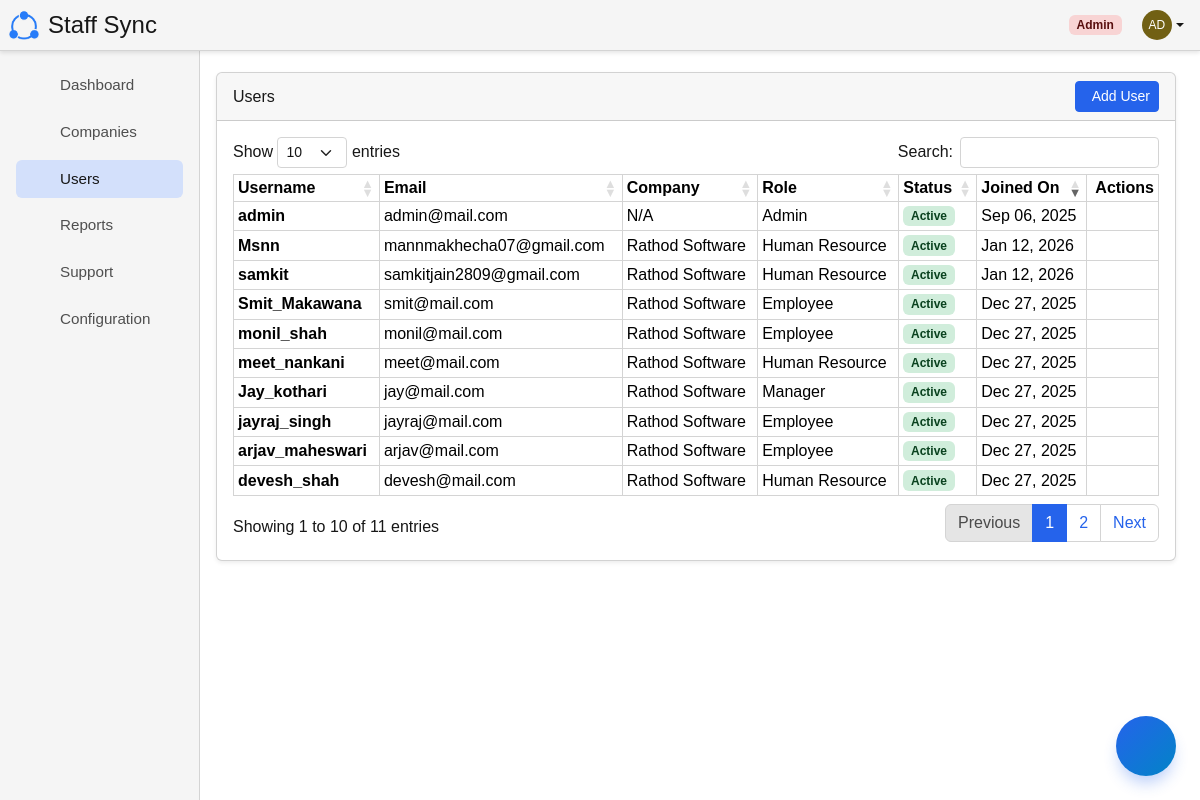
/admin/user_management.php (signed in), run on the app's committed database.
### tables this page shows
CREATE TABLE `users` (
  `id` int(11) NOT NULL,
  `company_id` int(11) DEFAULT NULL,
  `role_id` int(11) NOT NULL,
  `username` varchar(50) NOT NULL,
  `email` varchar(100) NOT NULL,
  `password` varchar(255) NOT NULL,
  `status` enum('active','inactive') DEFAULT 'active',
  `reset_token_hash` varchar(64) DEFAULT NULL,
  `reset_token_expires_at` datetime DEFAULT NULL,
  `created_at` timestamp NOT NULL DEFAULT current_timestamp()
);

CREATE TABLE `companies` (
  `id` int(11) NOT NULL,
  `name` varchar(100) NOT NULL,
  `address` varchar(255) DEFAULT NULL,
  `email` varchar(100) DEFAULT NULL,
  `phone` varchar(20) DEFAULT NULL,
  `created_at` timestamp NOT NULL DEFAULT current_timestamp()
);

CREATE TABLE `roles` (
  `id` int(11) NOT NULL,
  `name` varchar(50) NOT NULL,
  `description` varchar(255) DEFAULT NULL
);

### includes/functions.php (called while the page is built, shortened)
<?php
function isLoggedIn()
{
    return isset($_SESSION['user_id']);
}
function query(mysqli $mysqli, string $sql, array $params = []): array
{
    try {
        $stmt = $mysqli->prepare($sql);
        $stmt->execute();
        $query_type = strtoupper(substr(trim($sql), 0, 6));
        if ($query_type === 'SELECT') {
            $result = $stmt->get_result();
            $data = $result->fetch_all(MYSQLI_ASSOC);
            return ['success' => true, 'data' => $data];
        } elseif ($query_type === 'INSERT') {
            return ['success' => true, 'insert_id' => $stmt->insert_id];
        } else {
            return ['success' => true, 'affected_rows' => $stmt->affected_rows];
        }
    } catch (Exception $e) {
        error_log('Database Error: ' . $e->getMessage());
        return ['success' => false, 'error' => 'A database error occurred. Please try again later.'];
    } finally {
        if (isset($stmt)) {
            $stmt->close();
        }
    }
}
?>

### admin/user_management.php (the view, shortened to what this page needs)
<?php
require_once '../config/db.php';
require_once '../includes/functions.php';
$users_result = query($mysqli, "
    SELECT u.*, c.name as company_name, r.name as role_name
    FROM users u
    LEFT JOIN companies c ON u.company_id = c.id
    LEFT JOIN roles r ON u.role_id = r.id
    ORDER BY u.created_at DESC
");
$users = $users_result['success'] ? $users_result['data'] : [];
require_once '../components/layout/header.php';
?>
<div class="d-flex">
    <?php require_once '../components/layout/sidebar.php'; ?>
    <div class="p-3 p-md-4" style="flex: 1;">
        <div class="card shadow-sm">
            <div class="card-header d-flex justify-content-between align-items-center">
                <h6 class="m-0 font-weight-bold">Users</h6>
                <button class="btn btn-primary btn-sm" data-bs-toggle="modal" data-bs-target="#userModal"
                    onclick="prepareAddModal()">
                    <i class="ti ti-plus me-2"></i>Add User
                </button>
            </div>
            <div class="card-body">
                <div class="table-responsive overflow-auto" style="max-height: 60vh;">
                    <table class="table table-hover table-sm align-middle table-bordered" id="usersTable">
                        <thead class="">
                            <tr>
                                <th>Username</th>
                                <th class="d-none d-md-table-cell">Email</th>
                                <th class="d-none d-lg-table-cell">Company</th>
                                <th class="d-none d-lg-table-cell">Role</th>
                                <th>Status</th>
                                <th class="d-none d-xl-table-cell">Joined On</th>
                                <th class="text-end">Actions</th>
                            </tr>
                        </thead>
                        <tbody>
                            <?php foreach ($users as $user): ?>
                                <tr id="user-row-<?= $user['id']; ?>">
                                    <td><strong><?= htmlspecialchars($user['username']); ?></strong></td>
                                    <td class="d-none d-md-table-cell"><?= htmlspecialchars($user['email']); ?></td>
                                    <td class="d-none d-lg-table-cell">
                                        <?= htmlspecialchars($user['company_name'] ?? 'N/A'); ?>
                                    </td>
                                    <td class="d-none d-lg-table-cell"><?= htmlspecialchars($user['role_name']); ?></td>
                                    <td>
                                        <span
                                            class="badge bg-<?= $user['status'] === 'active' ? 'success-subtle text-success-emphasis' : 'danger-subtle text-danger-emphasis'; ?>">
                                            <?= ucfirst($user['status']); ?>
                                        </span>
                                    </td>
                                    <td class="d-none d-xl-table-cell">
                                        <?= date('M d, Y', strtotime($user['created_at'])); ?>
                                    </td>
                                    <td>
                                        <div class="action-dropdown text-end" data-user='<?= json_encode($user); ?>'>
                                        </div>
                                    </td>
                                </tr>
                            <?php endforeach; ?>
                        </tbody>
                    </table>
                </div>
            </div>
        </div>
    </div>
</div>
<?php require_once '../components/layout/footer.php'; ?>

### components/layout/header.php (shortened to what this page needs)
<?php
require_once '../config/db.php';
require_once '../includes/functions.php';
$role_id = $_SESSION['role_id'] ?? 0;
$role_names = [
    1 => 'Admin',
    2 => 'Company Owner',
    3 => 'HR',
    4 => 'Employee',
    5 => 'Candidate',
    6 => 'Manager'
];
$role_colors = [
    1 => 'danger',
    2 => 'primary',
    3 => 'success',
    4 => 'info',
    5 => 'secondary',
    6 => 'warning'
];
$role_name = $role_names[$role_id] ?? 'Unknown';
$role_color = $role_colors[$role_id] ?? 'secondary';
?>
<html lang="en" data-bs-theme="light">
    <head>
        <link rel="stylesheet" href="https://cdn.jsdelivr.net/npm/@tabler/icons-webfont@latest/tabler-icons.min.css">
        <link rel="stylesheet" href="/hrms/assets/css/bootstrap.css?v=1.0">
        <link rel="stylesheet" href="/hrms/assets/css/datatable.css?v=1.1">
        <link rel="stylesheet" href="/hrms/assets/css/datatable_bootstrap_responsive.css?v=1.1">
        <link rel="stylesheet" href="/hrms/assets/css/custom.css?v=1.0">
        <link rel="stylesheet" href="/hrms/assets/css/skeleton.css?v=2.0">
    </head>
    <body class="bg-body">
        <?php if (isLoggedIn()): ?>
            <div
                class="hrms-header p-1 d-flex justify-content-between align-items-center border-bottom position-fixed top-0 start-0 w-100 bg-body-tertiary">
                <div class="wrapper d-flex align-items-center justify-content-start">
                    <div class="logo">
                        <a href="index.php" class="navbar-brand d-flex align-items-center text-decoration-none">
                            <img src="/hrms/assets/img/SS.png" alt="" height="40"
                                class="d-inline-block align-text-top pe-1">
                            <h2 class="m-0 d-none d-md-block h4 fw-medium">Staff Sync</h2>
                        </a>
                    </div>
                </div>
                <div class="wrapper d-flex align-items-center justify-content-end gap-3">
                    <div class="wrapper-of-btn d-flex align-items-center justify-content-end gap-0">
                        <div class="notifications position-relative">
                            <div class="dropdown">
                                <button class="btn dropdown-toggle position-relative action border-0" type="button"
                                    id="notificationButton" data-bs-toggle="dropdown" aria-expanded="false">
                                </button>
                            </div>
                        </div>
                        <button class="btn fs-5 border-0" id="toggleThemeBtn" aria-label="Toggle theme">
                        </button>
                    </div>
                    <div class="user-menu d-flex align-items-center gap-2">
                        <span
                            class="badge bg-<?= $role_color ?>-subtle text-<?= $role_color ?>-emphasis px-2 py-1 d-none d-sm-inline-block">
                            <?= htmlspecialchars($role_name) ?>
                        </span>
                        <div class="dropdown">
                            <button class="btn dropdown-toggle d-flex justify-content-between align-items-center border-0"
                                type="button" id="userMenuButton" data-bs-toggle="dropdown" aria-expanded="false">
                                <div class="avatar"></div>
                            </button>
                        </div>
                    </div>
                </div>
            </div>
        <?php endif; ?>

### components/layout/sidebar.php (shortened to what this page needs)
<?php
$current_page = $_SERVER['PHP_SELF'] ?? '';
switch ($_SESSION['role_id']) {
  case 1:
    $navigation_menu = [
      'dashboard' => [
        'title' => 'Dashboard',
        'icon' => 'ti ti-dashboard',
        'url' => '/hrms/admin/index.php',
        'permission' => null,
        'submenu' => []
      ],
      'Companies' => [
        'title' => 'Companies',
        'icon' => 'ti ti-building',
        'url' => '/hrms/admin/companies.php',
        'permission' => null,
        'submenu' => []
      ],
      'Users' => [
        'title' => 'Users',
        'icon' => 'ti ti-users',
        'url' => '/hrms/admin/user_management.php',
        'permission' => null,
        'submenu' => []
      ],
      'Reports/Analytics' => [
        'title' => 'Reports',
        'icon' => 'ti ti-chart-bar',
        'url' => '/hrms/admin/reports.php',
        'permission' => null,
        'submenu' => []
      ],
      'Support' => [
        'title' => 'Support',
        'icon' => 'ti ti-help',
        'url' => '/hrms/admin/support.php',
        'permission' => null,
        'submenu' => []
      ],
      'Configuration' => [
        'title' => 'Configuration',
        'icon' => 'ti ti-settings',
        'url' => '/hrms/admin/settings.php',
        'permission' => null,
        'submenu' => []
      ],
    ];
    break;
}
function shouldShowMenuItem($item)
{
  if (!isset($item['permission']) || $item['permission'] === null) {
    return true;
  }
  return hasPermission($item['permission']);
}
function isActivePage($url)
{
  global $current_page;
  return strpos($current_page, $url) !== false;
}
?>
<div class="flex-column flex-shrink-0 p-3 bg-body-tertiary border-end sidebar d-md-flex position-fixed" id="backdrop">
  <ul class="nav nav-pills flex-column" id="sidebar">
    <?php foreach ($navigation_menu as $key => $item): ?>
      <?php if (shouldShowMenuItem($item)): ?>
        <li class="nav-item mb-2 <?php echo isActivePage($item['url']) ? 'sidebar-active' : 'text-muted'; ?>">
          <?php if (empty($item['submenu'])): ?>
            <a class="nav-link d-flex align-items-center py-2 px-3 rounded text-muted"
              href="<?php echo htmlspecialchars($item['url']); ?>">
              <span style="font-size: 0.95rem;"><?php echo htmlspecialchars($item['title']); ?></span>
            </a>
          <?php endif; ?>
        </li>
      <?php endif; ?>
    <?php endforeach; ?>
  </ul>
</div>

### components/layout/footer.php (shortened to what this page needs)
<?php
if (isLoggedIn()):
    ?>
    <?php
    include __DIR__ . '/../../nexusbot/chat_widget.php';
endif;
?>
</body>
</html>

### nexusbot/chat_widget.php (shortened to what this page needs)
<link rel="stylesheet" href="/hrms/nexusbot/assets/nexusbot.css?v=<?php echo time(); ?>">
<button class="nexus-toggle-btn" id="nexus-toggle" aria-label="Open chat assistant">
</button>

### assets/css/custom.css (style rules this page uses)
* { font-family: Verdana, Geneva, Tahoma, sans-serif; }
:root { --bs-card-cap-bg: rgba(var(--bs-body-color-rgb), 0.03); --bs-toast-bg: var(--bs-body-bg); }
.hrms-header { box-shadow: 0 2px 4px rgba(0, 0, 0, 0.1); z-index: 100; }
.avatar { width: 30px; height: 30px; border-radius: 50%; color: white; font-size: 12px; display: flex; align-items: center; justify-content: center; }
.sidebar { z-index: 99; top: 50px; left: 0; display: flex; width: 200px; min-height: 100vh; }
.action::after { content: none; }
.sidebar-active { background-color: var(--bs-primary-bg-subtle) !important; color: var(--bs-primary-text) !important; border-radius: var(--bs-border-radius) !important; font-size: 3rem !important; }
.sidebar-active .nav-link { color: var(--bs-body-color-rgb) !important; }

### assets/css/skeleton.css (style rules this page uses)
:root { --sk-fade-duration: 200ms; }

### nexusbot/assets/nexusbot.css (style rules this page uses)
:root { --nexus-primary: var(--bs-primary, #2563eb); --nexus-primary-dark: var(--bs-primary, #2563eb); --nexus-primary-rgb: var(--bs-primary-rgb, 37, 99, 235); --nexus-gradient: linear-gradient( 135deg, var(--bs-primary, #2563eb), var(--bs-info, #0284c7) ); --nexus-bg: var(--bs-body-bg, #fff); --nexus-bg-blur: 16px; --nexus-bg-secondary: var(--bs-secondary-bg, #e5e5e5); --nexus-text: var(--bs-body-color, #171717); --nexus-text-secondary: var(--bs-secondary-color, rgba(23, 23, 23, 0.75)); --nexus-border: var(--bs-border-color, #d4d4d4); --nexus-shadow: var( --bs-box-shadow-sm, 0 0.125rem 0.25rem rgba(0, 0, 0, 0.075) ); --nexus-shadow-lg: var( --bs-box-shadow-lg, 0 1rem 3rem rgba(0, 0, 0, 0.175) ); --nexus-bot-bg: var(--bs-body-bg, #fff); --nexus-user-bg: var(--bs-primary, #2563eb); --nexus-user-text: var(--bs-white, #fff); --nexus-radius: var(--bs-border-radius-xl, 1rem); --nexus-transition: all 0.3s cubic-bezier(0.4, 0, 0.2, 1); --nexus-font: var( --bs-body-font-family, system-ui, -apple-system, sans-serif ); --nexus-success: var(--bs-success, #16a34a); --nexus-warning: var(--bs-warning, #d97706); --nexus-danger: var(--bs-danger, #dc2626); --nexus-info: var(--bs-info, #0284c7); }
.nexus-toggle-btn { position: fixed; bottom: 24px; right: 24px; width: 60px; height: 60px; border-radius: 50%; background: var(--nexus-gradient); border: none; box-shadow: 0 10px 15px -3px rgba(var(--nexus-primary-rgb), 0.3); cursor: pointer; z-index: 9998; display: flex; align-items: center; justify-content: center; transition: var(--nexus-transition); animation: nexus-pulse 2s infinite; }

### data on the page
users: username "Msnn", email "mannmakhecha07@gmail.com", company.name "Rathod Software", role.name "Human Resource", status "Active", created_at "Jan 12, 2026"
users: username "samkit", email "samkitjain2809@gmail.com", company.name "Rathod Software", role.name "Human Resource", status "Active", created_at "Jan 12, 2026"
users: username "Smit_Makawana", email "smit@mail.com", company.name "Rathod Software", role.name "Employee", status "Active", created_at "Dec 27, 2025"
users: username "monil_shah", email "monil@mail.com", company.name "Rathod Software", role.name "Employee", status "Active", created_at "Dec 27, 2025"
users: username "meet_nankani", email "meet@mail.com", company.name "Rathod Software", role.name "Human Resource", status "Active", created_at "Dec 27, 2025"
users: username "Jay_kothari", email "jay@mail.com", company.name "Rathod Software", role.name "Manager", status "Active", created_at "Dec 27, 2025"
users: username "jayraj_singh", email "jayraj@mail.com", company.name "Rathod Software", role.name "Employee", status "Active", created_at "Dec 27, 2025"
users: username "arjav_maheswari", email "arjav@mail.com", company.name "Rathod Software", role.name "Employee", status "Active", created_at "Dec 27, 2025"
users: username "devesh_shah", email "devesh@mail.com", company.name "Rathod Software", role.name "Human Resource", status "Active", created_at "Dec 27, 2025"
users: username "admin", email "admin@mail.com", company_name "N/A", role.name "Admin", status "Active", created_at "Sep 06, 2025"

### other printed values
$role_name "Admin"
$item['title'] "Dashboard"
$item['title'] "Companies"
$item['title'] "Users"
$item['title'] "Reports"
$item['title'] "Support"
$item['title'] "Configuration"
